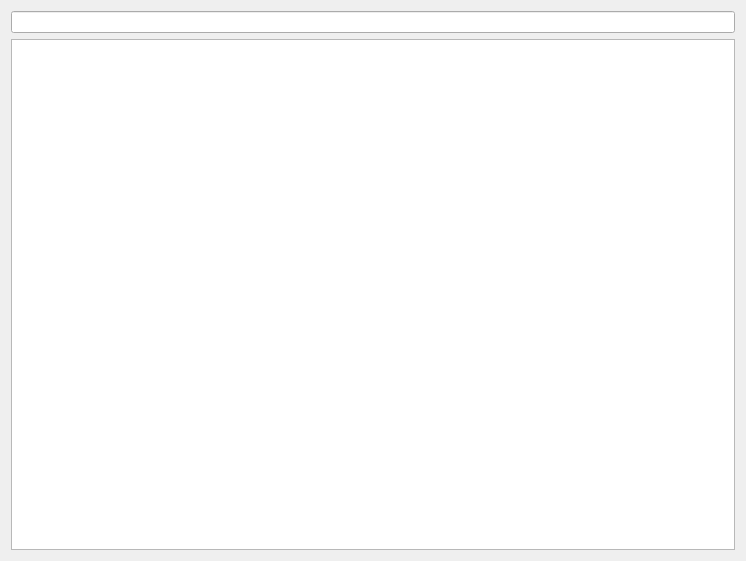
<?xml version="1.0" encoding="UTF-8"?>
<ui version="4.0">
 <class>ViewDatPage</class>
 <widget class="QWizardPage" name="ViewDatPage">
  <property name="geometry">
   <rect>
    <x>0</x>
    <y>0</y>
    <width>746</width>
    <height>561</height>
   </rect>
  </property>
  <property name="windowTitle">
   <string>WizardPage</string>
  </property>
  <layout class="QVBoxLayout" name="verticalLayout">
   <item>
    <widget class="QLineEdit" name="lineEdit"/>
   </item>
   <item>
    <widget class="QTreeView" name="treeView"/>
   </item>
  </layout>
 </widget>
 <resources/>
 <connections/>
</ui>
